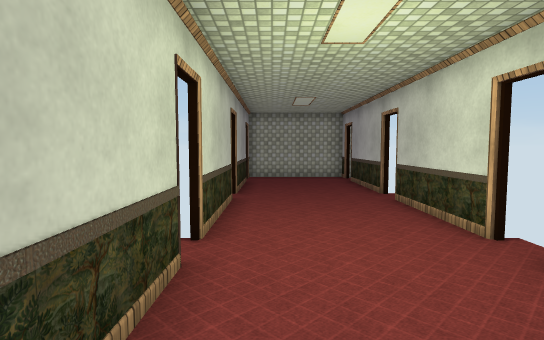
[1] (above)

15 first-person views from a walk through a 3-D level made in the Unity game engine. The camera is 1.5 m above the floor, tilts 4° down and sees 80° across. The floor is counted in squares, 1 m on a side. Each view is taken from the middle of a square. On the plan, view 1 faces up. The plan holds only what a view shows up to about 15 squares ahead; the rest is blank. The player character is not drawn. Door leaves are left out, so doorways stand open. Some surface patterns are stand-ins.

[2]
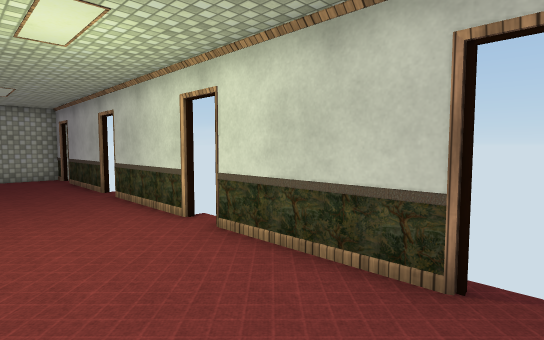

[3]
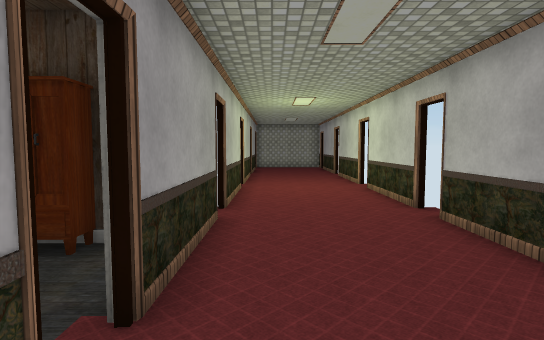

[4]
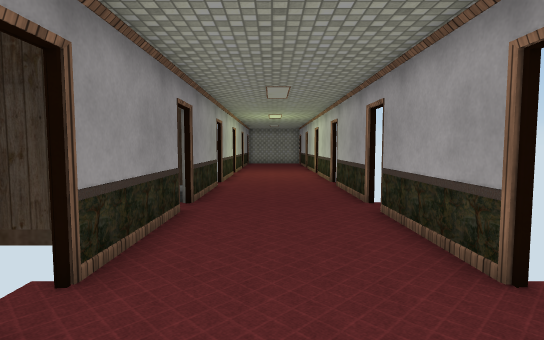

[5]
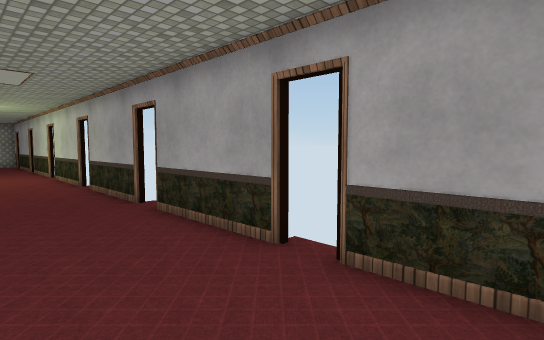

[6]
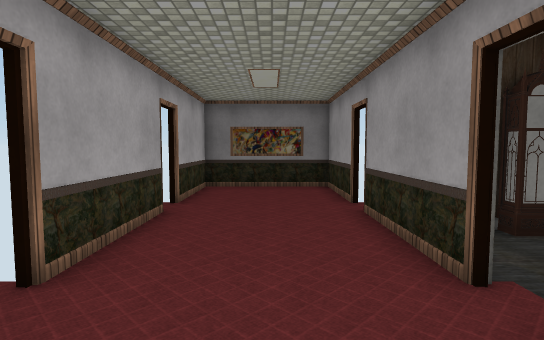

[7]
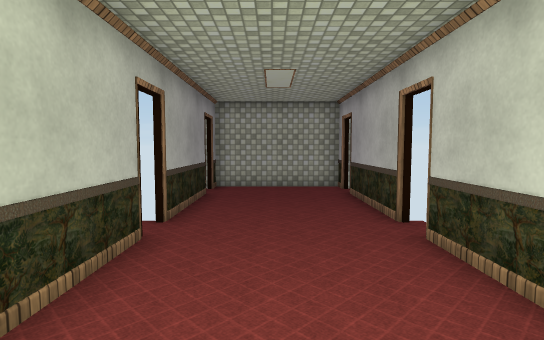

[8]
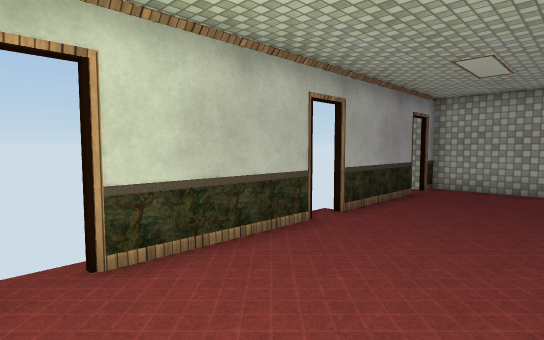

[9]
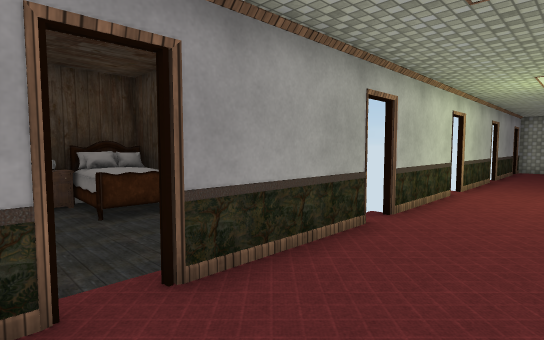

[10]
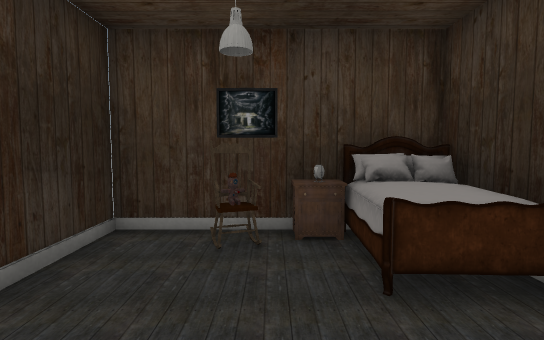

[11]
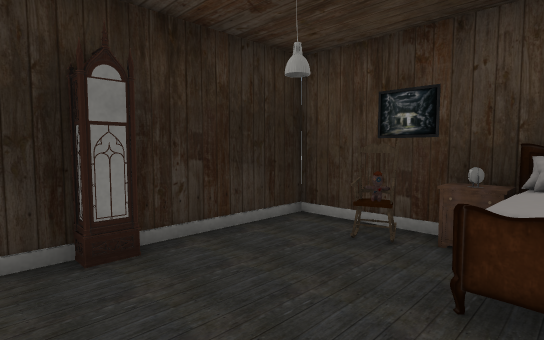

[12]
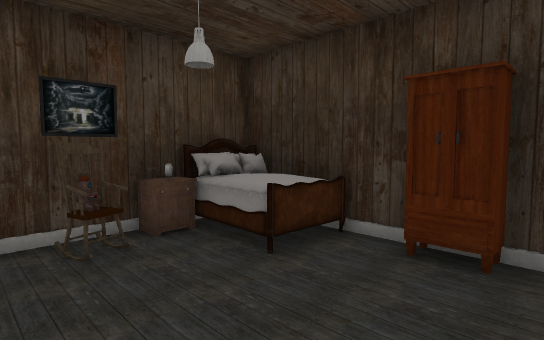

[13]
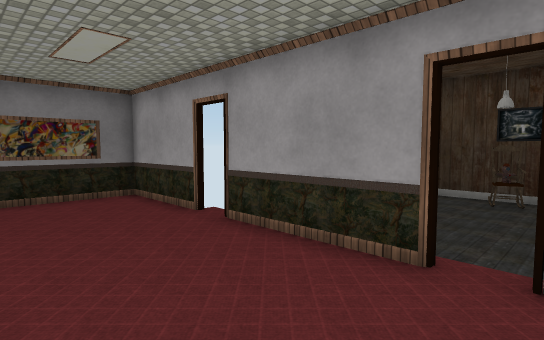

[14]
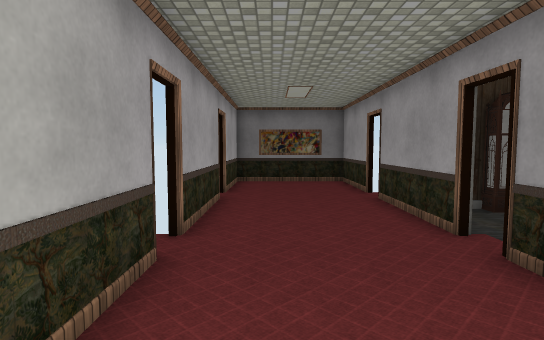

[15]
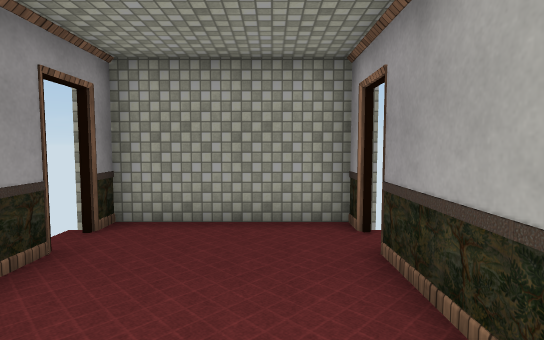

### Floor plan
Ten units are one square. View 1 is at (0, 0); x grows to the right and y downward. Boxes are objects, and circles mark ways between rooms. Rooms are numbered by the first view taken in them; rooms with no view inside come last. Other rooms are left out.
<svg viewBox="-84 -170 130 328">
<path fill="none" stroke="#000" d="M36 3 36 -42M-12 11 -12 55M-12 -40 -12 2M36 -50 36 -92M36 53 36 13M-12 64 -12 107M-12 -95 -12 -51M36 -102 36 -145M36 105 36 63M-12 117 -12 153 36 153 36 116M-12 -146 -12 -104M36 -157 36 -165M-12 -165 -12 -155M41 -164 -20 -164M-28 36 -39 36M-40 29 -79 29 -79 89 -40 89M-20 29 -28 29"/>
<rect x="-75" y="55" width="10" height="20" fill="#bbb"><title>chair</title></rect>
<rect x="-75" y="45" width="10" height="10" fill="#bbb"><title>drawers</title></rect>
<rect x="-75" y="25" width="30" height="30" fill="#bbb"><title>bed</title></rect>
<rect x="-35" y="85" width="10" height="10" fill="#bbb"><title>clock</title></rect>
<circle cx="-10" cy="60" r="3" fill="#2a7"/>
<text x="10" y="-10">1</text>
<text x="-50" y="60">2</text>
</svg>
Room 1 opens to room 2.

Where each view was taken, in squares from view 1:
view 1: 0 up, 0 right, facing up
view 2: 1 down, 0 right, facing up-right
view 3: 8 down, 0 right, facing up
view 4: 14 down, 1 right, facing up
view 5: 14 down, 0 right, facing up-right
view 6: 3 down, 1 right, facing down
view 7: 4 up, 1 right, facing up
view 8: 4 up, 3 right, facing up-left
view 9: 7 down, 2 right, facing up-left
view 10: 6 down, 2 left, facing left
view 11: 4 down, 2 left, facing down-left
view 12: 8 down, 2 left, facing up-left
view 13: 5 down, 3 right, facing down-left
view 14: 1 down, 2 right, facing down
view 15: 10 up, 2 right, facing up
